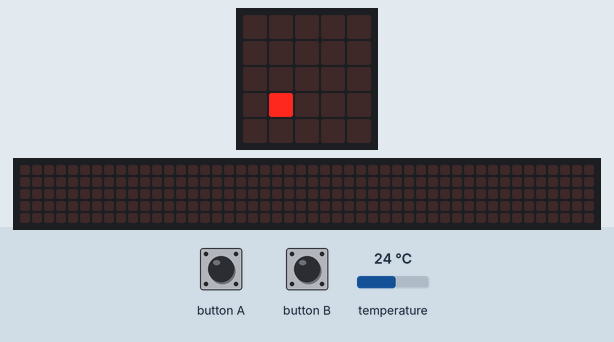
The program below on a simulated BBC micro:bit (MakeCode). Parts: the board's 5×5 LED display, a strip that is not on the board, showing the scrolling text unrolled. The test bench sets the inputs (shaded band); at power-on: temperature 24 °C. The 48×5 strip is a reading aid, not a part: it shows the text the display is scrolling, unrolled, one strip-width of it at a time.

Above: at 0.1 s.
2.4 s: button A pressed for 0.15 s
At 2.62 s:
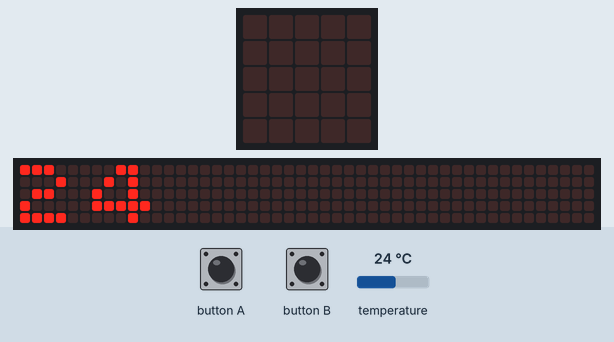
3.1 s: button B pressed for 0.15 s
At 6.07 s:
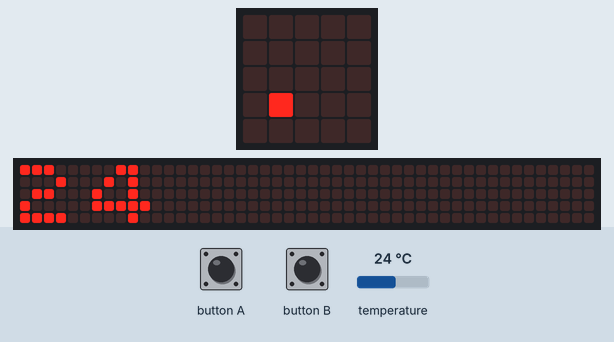
15.7 s: button A pressed for 0.15 s
At 16.07 s:
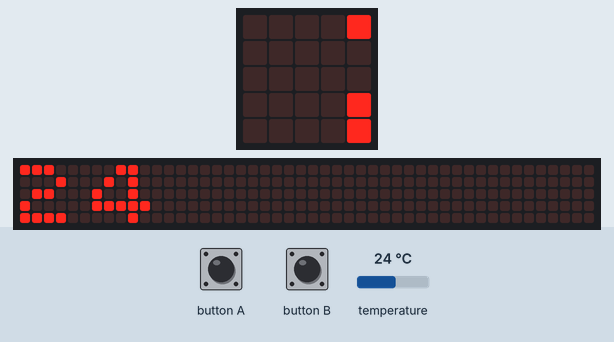
Timing chart, 0 to 18.7 s (numbered marks = the images above; inputs shaded):
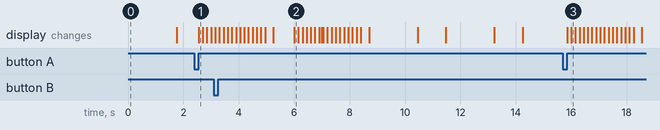

The program:

main.ts
```typescript
input.onButtonPressed(Button.A, function () {
    basic.showNumber(Min)
})
input.onButtonPressed(Button.B, function () {
    basic.showNumber(Max)
})
let Min = 0
let Max = 0
let Currenttemperatire = input.temperature()
Max = Currenttemperatire
Min = Currenttemperatire
basic.forever(function () {
    basic.showString(".")
    Currenttemperatire = input.temperature()
    if (Currenttemperatire < Min) {
        Min = Currenttemperatire
    } else if (Currenttemperatire > Max) {
        Max = Currenttemperatire
    }
    basic.pause(1000)
    basic.clearScreen()
    basic.pause(1000)
})
```

test.ts
```typescript
// aquí va el archivo "tests"; esto no se compilará cuando este paquete se utilice como una extensión.
```

Measured:
- after the input at 2.4 s, the display: changes after 0.15 s (image 1)
- after the input at 15.7 s, the display: first changes after 0.15 s (image 3 shows a later state)
